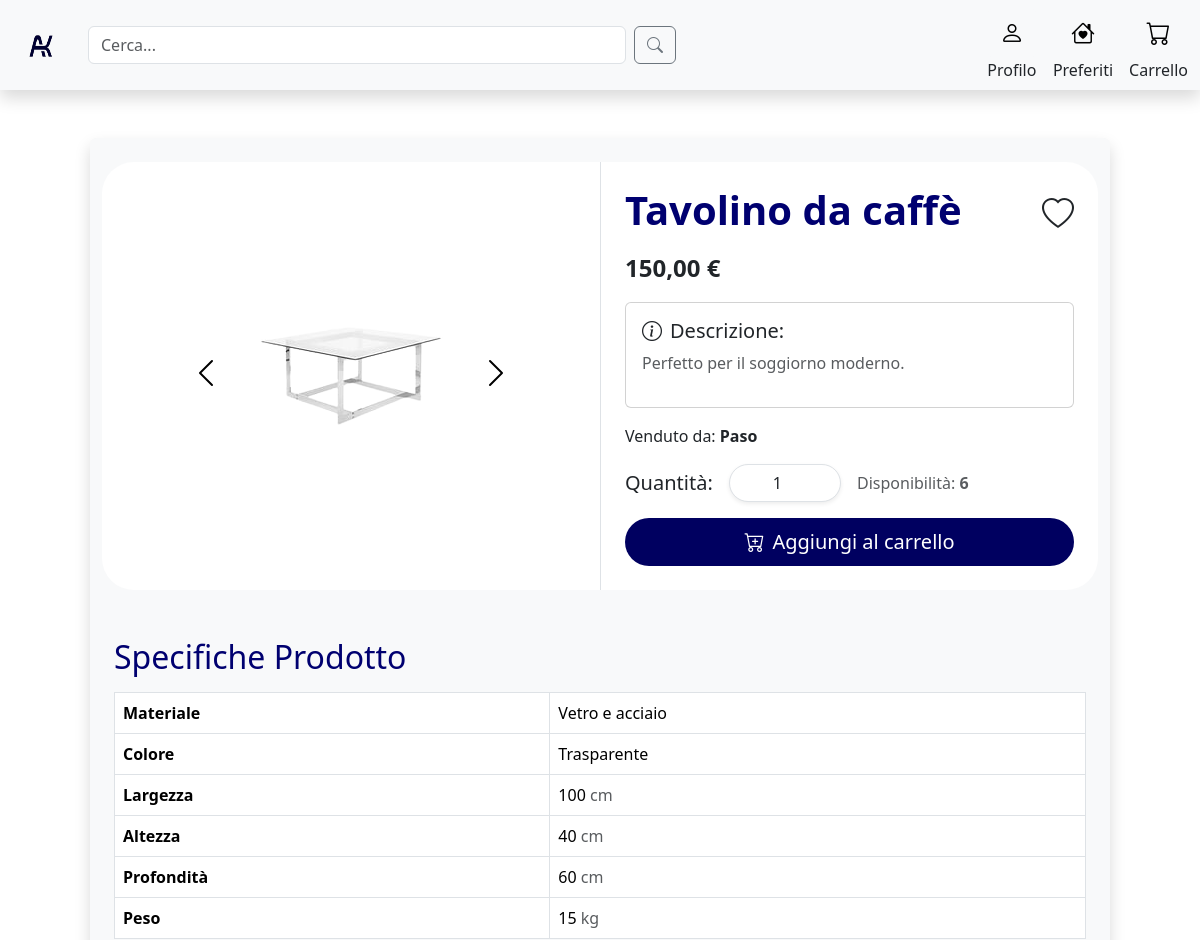
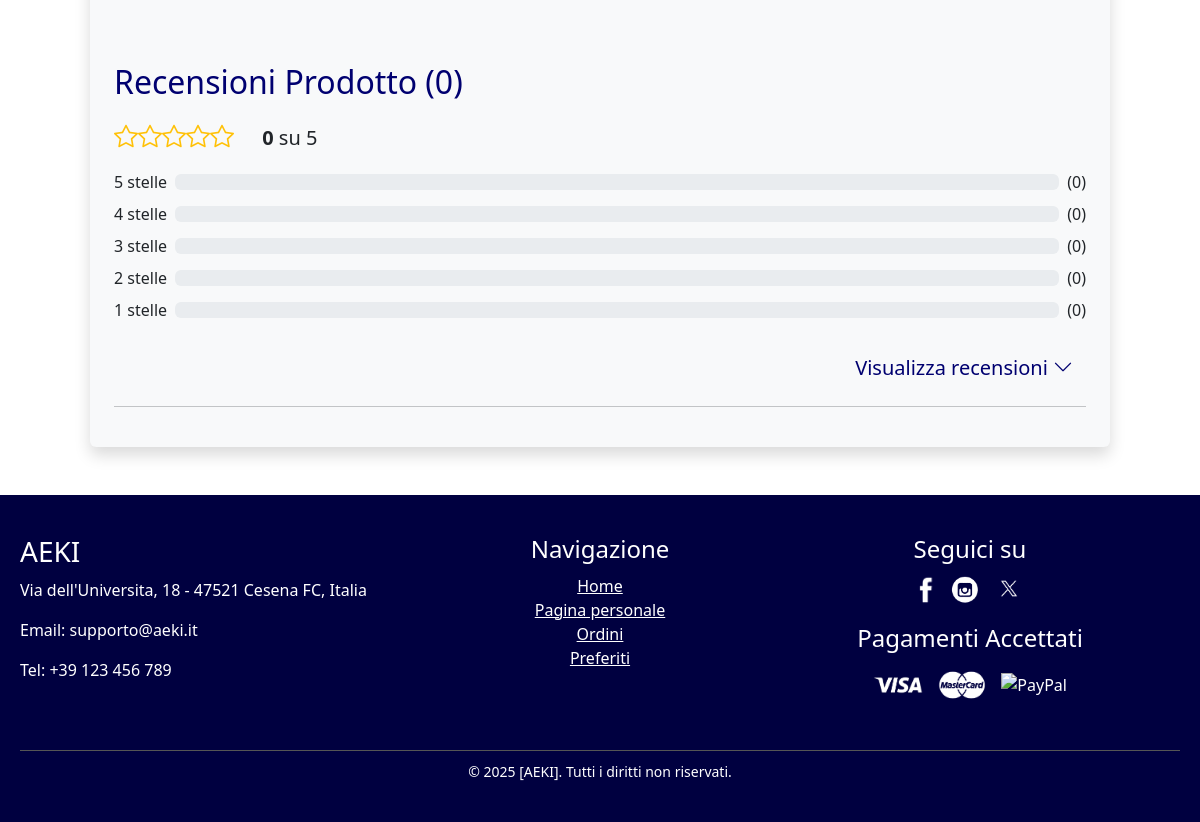
Page /singleProduct.php?id=5 on the committed database (2 pictures, top to bottom).
### tables this page shows
create table ImmagineProdotto (
     PercorsoImg VARCHAR(60) not null,
     Icona char not null,
     CodiceProdotto INT not null,
     constraint ID_ImmagineProdotto_ID primary key (PercorsoImg));

CREATE TABLE Prodotto (
    CodiceProdotto INT AUTO_INCREMENT,
    Nome VARCHAR(40) NOT NULL,
    Prezzo FLOAT NOT NULL,
    Descrizione VARCHAR(200) NOT NULL,
    NomeMateriale VARCHAR(40) not null,
    NomeColore VARCHAR(40) not null,
    Peso FLOAT NOT NULL,
    Disponibilita INT NOT NULL DEFAULT 6,
    Altezza FLOAT NOT NULL,
    Larghezza FLOAT NOT NULL,
    Profondita FLOAT NOT NULL,
    ValutazioneMedia FLOAT NOT NULL DEFAULT 0,  
    NumeroRecensioni INT NOT NULL DEFAULT 0,      
    NomeAmbiente VARCHAR(40) NOT NULL,
    NomeCategoria VARCHAR(40) NOT NULL,
    Username VARCHAR(20) NOT NULL,
    Rimosso char NOT NUlL,
    CONSTRAINT ID_Prodotto_ID PRIMARY KEY (CodiceProdotto)
);

### singleProduct.php (called while the page is built, shortened)
<?php
require_once 'bootstrap.php';
$templateParams["titolo"] = "Aeki - SingleProduct";
$templateParams["nome"] = "singleProduct_main.php";
$idprodotto = $_GET["id"];
$templateParams["prodotto"] = $dbh->getProdotto($idprodotto);
$templateParams["immagini"] = $dbh->getProdottoImages($idprodotto);
$templateParams["reviewsStats"] = $dbh->getStarNumber($idprodotto);
$templateParams["reviews"] = $dbh->getProductReviews($idprodotto);
$templateParams["prodotto"]["InWishlist"] = "false";
if (isset($_SESSION['user_id'])) {
    $userId = $_SESSION['user_id'];
    if ($dbh->inWishList($idprodotto, $userId)) {
        $templateParams["prodotto"]["InWishlist"] = "true";
    }
    $templateParams["userType"] = $dbh->userType($userId);
}else{
    $templateParams["userType"] = "Cliente";
}
$templateParams["js"] = array("js/addToCart.js","js/likeButton.js","js/singleProductReview.js");
require 'template/base.php';
?>

### db/database.php (called while the page is built, shortened)
<?php
class DatabaseHelper{
    private $db;
    public function __construct($servername, $username, $password, $dbname){
        $this->db = new mysqli($servername, $username, $password, $dbname);
    }
    public function getProdotto($idProdotto){
        $stmt = $this->db->prepare("SELECT * FROM Prodotto WHERE CodiceProdotto=?");
        $stmt->bind_param('s',$idProdotto);
        $stmt->execute();
        $result = $stmt->get_result();
        return $result->fetch_assoc();
    }
    public function getProdottoImages($idProdotto){
        $stmt = $this->db->prepare("SELECT PercorsoImg, Icona FROM ImmagineProdotto WHERE CodiceProdotto=?");
        $stmt->bind_param('s',$idProdotto);
        $stmt->execute();
        $result = $stmt->get_result();
        return $result->fetch_all(MYSQLI_ASSOC);
    }
    public function getStarNumber($idProdotto){
        $stmt = $this->db->prepare("SELECT r.stelle,COUNT(r.IDrecensione) AS numeroRecensioni
                                    FROM Recensione r
                                    WHERE r.CodiceProdotto = ?
                                    GROUP BY r.stelle
                                    ORDER BY r.stelle DESC");
        $stmt->bind_param('i', $idProdotto);
        $stmt->execute();
        $result = $stmt->get_result();
        return $result->fetch_all(MYSQLI_ASSOC);
    }
    public function getProductReviews($idProdotto){
        $stmt = $this->db->prepare("SELECT IDrecensione,Testo,stelle,r.Username AS Cliente
                                    FROM Recensione AS r
                                    JOIN Prodotto AS p ON p.CodiceProdotto = r.CodiceProdotto
                                    WHERE p.CodiceProdotto = ?");
        $stmt->bind_param('i', $idProdotto);
        $stmt->execute();
        $result = $stmt->get_result();
        return $result->fetch_all(MYSQLI_ASSOC);
    }
}
?>

### bootstrap.php (called while the page is built, shortened)
<?php
require_once("utils/functions.php");
require_once("db/database.php");
$dbh = new DatabaseHelper("localhost", "root", "", "aekiDb");
?>

### template/singleProduct_main.php (the view, shortened to what this page needs)
<link rel="stylesheet" href="./css/singleProduct_style.css">
<?php $prodotto = $templateParams["prodotto"];?>
<div class="row d-flex justify-content-center my-5">
    <div class = "col-md-10 col-12 rounded shadow bg-light p-4">
        <div class="row d-flex align-items-stretch bg-white rounded-5 ">
            <div class="col-md-6 d-flex justify-content-center align-items-center">
                <button class="btn me-3" type="button" data-bs-target="#productCarousel" data-bs-slide="prev">
                    <span class="carousel-control-prev-icon" aria-hidden="true"></span>
                </button>
                <div id="productCarousel" class="carousel slide p-2" data-bs-ride="carousel">
                    <div class="carousel-inner">
                        <?php foreach ($templateParams["immagini"] as $img): ?>
                            <?php if ($img["Icona"] == 'Y'): ?>
                                <div class="carousel-item active">
                                    <img src="<?php echo $img["PercorsoImg"]; ?>" class="d-block img-fluid rounded" alt="<?php echo $img["PercorsoImg"]; ?>">
                                </div>
                            <?php else : ?>
                                <div class="carousel-item">
                                    <img src="<?php echo $img["PercorsoImg"]; ?>" class="d-block img-fluid rounded" alt="<?php echo $img["PercorsoImg"]; ?>">
                                </div>
                            <?php endif; ?>
                        <?php endforeach; ?>
                    </div>
                </div>
                <button class="btn ms-3" type="button" data-bs-target="#productCarousel" data-bs-slide="next">
                    <span class="carousel-control-next-icon" aria-hidden="true"></span>
                </button>
            </div>
            <div class="col-md-6 p-4 d-flex border-start flex-column">
                <div class="d-flex align-items-center mb-2">
                    <h1 class="fw-bold flex-grow-1 display-6 " style = "color:#000070"><?php echo $prodotto["Nome"]; ?></h1>
                    <div>
                        <?php if ($prodotto["InWishlist"] == "true"): ?>
                            <span class="bi bi-heart-fill fs-2" data-id="<?php echo htmlspecialchars($prodotto["CodiceProdotto"]); ?>" style="display:inline-block;color:#B00000"></span>
                            <span class="bi bi-heart fs-2" data-id="<?php echo htmlspecialchars($prodotto["CodiceProdotto"]); ?>" style="display:none;"></span>
                        <?php else: ?>
                            <span class="bi bi-heart fs-2" data-id="<?php echo htmlspecialchars($prodotto["CodiceProdotto"]); ?>" style="display:inline-block;"></span>
                        <?php endif; ?>
                    </div>
                </div>
                <div class="mb-3">
                    <span class="fs-4 fw-semibold"><?php echo number_format($prodotto["Prezzo"], 2, ',', ''); ?> €</span>
                </div>
                <div class="card p-3 mb-3">
                    <h2 class="card-title fs-5"><span class="bi bi-info-circle me-2"></span>Descrizione:</h2>
                    <p class="fs-6 text-muted"><?php echo $prodotto["Descrizione"]; ?></p>
                </div>
                <span class="mb-3" >Venduto da: <span class="fw-semibold" ><?php echo $prodotto["Username"]; ?></span></span>
                <div class="d-flex align-items-center mb-3">
                    <label for="quantity" class="me-3 fs-5">Quantità:</label>
                    <input type="number" id="quantity" class="form-control w-25 me-3 rounded-pill px-4 text-center shadow-sm"
                        onchange="updateQuantity(<?php echo $prodotto['Disponibilita']?>)"
                        min="<?php echo $prodotto["Disponibilita"] > 0 ? 1 : 0; ?>"
                        max="<?php echo $prodotto["Disponibilita"]; ?>"
                        value="<?php echo $prodotto["Disponibilita"] > 0 ? 1 : 0; ?>">
                    <span class="text-muted fs-6">Disponibilità:
                        <span class="fw-semibold" style="<?php echo $prodotto["Disponibilita"] < 5 ? 'color:#B00000' : ''; ?>">
                            <?php echo $prodotto["Disponibilita"]; ?>
                        </span>
                    </span>
                </div>
                <button id="addToCartButton" class="btn rounded-pill w-100 py-2 fs-5 hover-shadow" style="background-color: #000060; color: #FFFFFF" data-id="<?php echo htmlspecialchars($prodotto["CodiceProdotto"]); ?> ">
                    <span class="bi bi-cart-plus me-2"></span>Aggiungi al carrello
                </button>
            </div>
        </div>
        <div class="row mt-5 ">
            <div class="col-12">
                <h2 class="mb-3" style = "color:#000070">Specifiche Prodotto</h2>
                <table class="table table-bordered table-rounded">
                    <tbody>
                        <tr>
                            <th>Materiale</th>
                            <td><?php echo $prodotto["NomeMateriale"]?></td>
                        </tr>
                        <tr>
                            <th>Colore</th>
                            <td><?php echo $prodotto["NomeColore"]?></td>
                        </tr>
                        <tr>
                            <th>Largezza</th>
                            <td><?php echo $prodotto["Larghezza"]?> <span class = "text-muted">cm</span></td>
                        </tr>
                        <tr>
                            <th>Altezza</th>
                            <td><?php echo $prodotto["Altezza"]?> <span class = "text-muted">cm</span></td>
                        </tr>
                        <tr>
                            <th>Profondità</th>
                            <td><?php echo $prodotto["Profondita"]?> <span class = "text-muted">cm</span></td>
                        </tr>
                        <tr>
                            <th>Peso</th>
                            <td><?php echo $prodotto["Peso"]?> <span class = "text-muted">kg</span></td>
                        </tr>
                    </tbody>
                </table>
            </div>
        </div>
        <?php $totalReviews = $prodotto["NumeroRecensioni"]?>
        <div class="row mt-5 ">
            <div class="col-12 ">
                <h2 class="mb-3" style = "color:#000070">Recensioni Prodotto<span class = "ms-2">(<?php echo $totalReviews?>)</span></h2>
                <div class=" mb-3">
                    <span class="fs-4 text-warning"><?php echo getStars((int)$prodotto["ValutazioneMedia"]) ?></span>
                    <span class = "ms-4 fs-5 fw-semibold"><?php echo $prodotto["ValutazioneMedia"] ?> <span class = "fs-5 fw-normal"> su 5</span></span>
                </div>
                <?php foreach (range(5, 1) as $stars): ?>
                    <?php
                    $reviewCount = 0;
                    ?>
                    <div class="d-flex align-items-center mb-2">
                        <span class="me-2"><?php echo $stars ?> stelle</span>
                        <div class="progress flex-grow-1">
                        </div>
                        <span class="ms-2">(<?php echo $reviewCount ?>)</span>
                    </div>
                <?php endforeach; ?>
            </div>
            <div class="col-12 mt-3">
                <div class="d-flex justify-content-md-end justify-content-center">
                    <button class="btn btn-link text-decoration-none fs-5" id="toggle-reviews-btn" style="color:#000070">
                        Visualizza recensioni
                        <span class="bi bi-chevron-down" id="toggle-icon"></span>
                    </button>
                </div>
                <hr>
            </div>
        </div>
    </div>
</div>

### css/singleProduct_style.css (style rules this page uses)
.carousel-inner img { max-width: 100%; max-height: 400px; object-fit: contain; }
.carousel-item img { transition: transform 0.1s ease, box-shadow 0.1s ease; cursor: zoom-in; object-fit: contain; }
.carousel-control-prev-icon, .carousel-control-next-icon { filter: invert(1); }

### rows in the picture
immagineprodotto: PercorsoImg (picture)
prodotto: Nome "Tavolino da caffè", Prezzo "150,00", Descrizione "Perfetto per il soggiorno moderno.", Username "Paso", Disponibilita "1", Disponibilita "6", NomeMateriale "Vetro e acciaio", NomeColore "Trasparente", Larghezza "100", Altezza "40", Profondita "60", Peso "15", NumeroRecensioni "0", ValutazioneMedia "0"

### other values in the picture
$stars "5"
$reviewCount "0"
$stars "4"
$stars "3"
$stars "2"
$stars "1"
